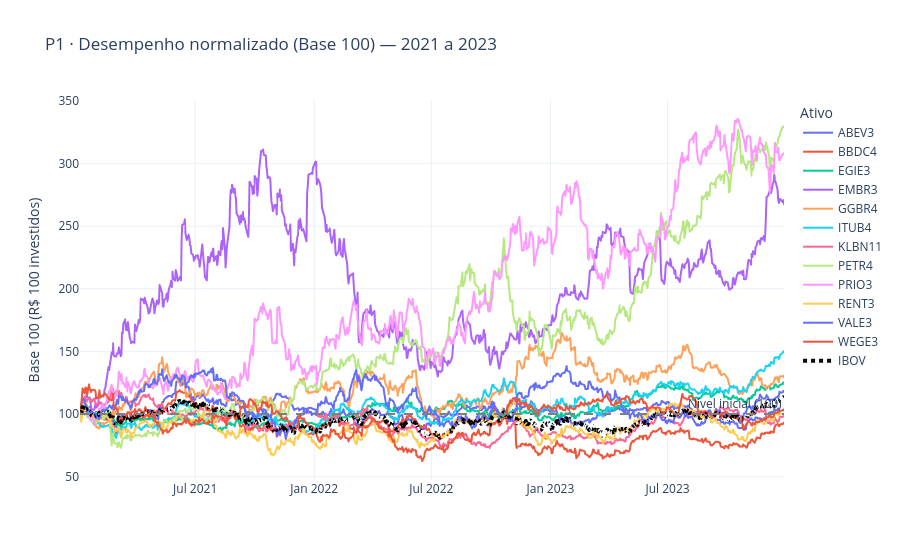

This figure's notebook cell:
### Markdown cell above
## 3. P1 — Rentabilidade comparativa (Base 100)
*Se um investidor aplicasse R$ 100 em cada ativo no início de 2021, quanto teria ao final de 2023?*

### Code cell
fig = px.line(
    diario, x="data", y="base_100", color="codigo",
    title="P1 · Desempenho normalizado (Base 100) — 2021 a 2023",
    labels={"data": "", "base_100": "Base 100 (R$ 100 investidos)", "codigo": "Ativo"},
    template=TEMA,
)
fig.add_hline(y=100, line_dash="dash", line_color="gray", annotation_text="Nível inicial (100)")
fig.update_traces(selector=dict(name="IBOV"), line=dict(width=4, color="black", dash="dot"))
fig.show()

### Figure 1 — Plotly figure (JSON) as saved in the notebook; plotly's stock layout.template omitted (floating-point values rounded to 4 significant figures; data arrays with more than 128 entries replaced by an {"elided": "..."} marker saying what was removed)
{"data": [{"hovertemplate": "Ativo=ABEV3<br>=%{x}<br>Base 100 (R$ 100 investidos)=%{y}<extra></extra>", "legendgroup": "ABEV3", "line": {"color": "#636efa", "dash": "solid"}, "marker": {"symbol": "circle"}, "mode": "lines", "name": "ABEV3", "showlegend": true, "type": "scattergl", "x": {"elided": "745 str values"}, "xaxis": "x", "y": {"elided": "745 float values"}, "yaxis": "y"}, {"hovertemplate": "Ativo=BBDC4<br>=%{x}<br>Base 100 (R$ 100 investidos)=%{y}<extra></extra>", "legendgroup": "BBDC4", "line": {"color": "#EF553B", "dash": "solid"}, "marker": {"symbol": "circle"}, "mode": "lines", "name": "BBDC4", "showlegend": true, "type": "scattergl", "x": {"elided": "745 str values"}, "xaxis": "x", "y": {"elided": "745 float values"}, "yaxis": "y"}, {"hovertemplate": "Ativo=EGIE3<br>=%{x}<br>Base 100 (R$ 100 investidos)=%{y}<extra></extra>", "legendgroup": "EGIE3", "line": {"color": "#00cc96", "dash": "solid"}, "marker": {"symbol": "circle"}, "mode": "lines", "name": "EGIE3", "showlegend": true, "type": "scattergl", "x": {"elided": "745 str values"}, "xaxis": "x", "y": {"elided": "745 float values"}, "yaxis": "y"}, {"hovertemplate": "Ativo=EMBR3<br>=%{x}<br>Base 100 (R$ 100 investidos)=%{y}<extra></extra>", "legendgroup": "EMBR3", "line": {"color": "#ab63fa", "dash": "solid"}, "marker": {"symbol": "circle"}, "mode": "lines", "name": "EMBR3", "showlegend": true, "type": "scattergl", "x": {"elided": "745 str values"}, "xaxis": "x", "y": {"elided": "745 float values"}, "yaxis": "y"}, {"hovertemplate": "Ativo=GGBR4<br>=%{x}<br>Base 100 (R$ 100 investidos)=%{y}<extra></extra>", "legendgroup": "GGBR4", "line": {"color": "#FFA15A", "dash": "solid"}, "marker": {"symbol": "circle"}, "mode": "lines", "name": "GGBR4", "showlegend": true, "type": "scattergl", "x": {"elided": "745 str values"}, "xaxis": "x", "y": {"elided": "745 float values"}, "yaxis": "y"}, {"hovertemplate": "Ativo=ITUB4<br>=%{x}<br>Base 100 (R$ 100 investidos)=%{y}<extra></extra>", "legendgroup": "ITUB4", "line": {"color": "#19d3f3", "dash": "solid"}, "marker": {"symbol": "circle"}, "mode": "lines", "name": "ITUB4", "showlegend": true, "type": "scattergl", "x": {"elided": "745 str values"}, "xaxis": "x", "y": {"elided": "745 float values"}, "yaxis": "y"}, {"hovertemplate": "Ativo=KLBN11<br>=%{x}<br>Base 100 (R$ 100 investidos)=%{y}<extra></extra>", "legendgroup": "KLBN11", "line": {"color": "#FF6692", "dash": "solid"}, "marker": {"symbol": "circle"}, "mode": "lines", "name": "KLBN11", "showlegend": true, "type": "scattergl", "x": {"elided": "745 str values"}, "xaxis": "x", "y": {"elided": "745 float values"}, "yaxis": "y"}, {"hovertemplate": "Ativo=PETR4<br>=%{x}<br>Base 100 (R$ 100 investidos)=%{y}<extra></extra>", "legendgroup": "PETR4", "line": {"color": "#B6E880", "dash": "solid"}, "marker": {"symbol": "circle"}, "mode": "lines", "name": "PETR4", "showlegend": true, "type": "scattergl", "x": {"elided": "745 str values"}, "xaxis": "x", "y": {"elided": "745 float values"}, "yaxis": "y"}, {"hovertemplate": "Ativo=PRIO3<br>=%{x}<br>Base 100 (R$ 100 investidos)=%{y}<extra></extra>", "legendgroup": "PRIO3", "line": {"color": "#FF97FF", "dash": "solid"}, "marker": {"symbol": "circle"}, "mode": "lines", "name": "PRIO3", "showlegend": true, "type": "scattergl", "x": {"elided": "745 str values"}, "xaxis": "x", "y": {"elided": "745 float values"}, "yaxis": "y"}, {"hovertemplate": "Ativo=RENT3<br>=%{x}<br>Base 100 (R$ 100 investidos)=%{y}<extra></extra>", "legendgroup": "RENT3", "line": {"color": "#FECB52", "dash": "solid"}, "marker": {"symbol": "circle"}, "mode": "lines", "name": "RENT3", "showlegend": true, "type": "scattergl", "x": {"elided": "745 str values"}, "xaxis": "x", "y": {"elided": "745 float values"}, "yaxis": "y"}, {"hovertemplate": "Ativo=VALE3<br>=%{x}<br>Base 100 (R$ 100 investidos)=%{y}<extra></extra>", "legendgroup": "VALE3", "line": {"color": "#636efa", "dash": "solid"}, "marker": {"symbol": "circle"}, "mode": "lines", "name": "VALE3", "showlegend": true, "type": "scattergl", "x": {"elided": "745 str values"}, "xaxis": "x", "y": {"elided": "745 float values"}, "yaxis": "y"}, {"hovertemplate": "Ativo=WEGE3<br>=%{x}<br>Base 100 (R$ 100 investidos)=%{y}<extra></extra>", "legendgroup": "WEGE3", "line": {"color": "#EF553B", "dash": "solid"}, "marker": {"symbol": "circle"}, "mode": "lines", "name": "WEGE3", "showlegend": true, "type": "scattergl", "x": {"elided": "745 str values"}, "xaxis": "x", "y": {"elided": "745 float values"}, "yaxis": "y"}, {"hovertemplate": "Ativo=IBOV<br>=%{x}<br>Base 100 (R$ 100 investidos)=%{y}<extra></extra>", "legendgroup": "IBOV", "line": {"color": "black", "dash": "dot", "width": 4}, "marker": {"symbol": "circle"}, "mode": "lines", "name": "IBOV", "showlegend": true, "type": "scattergl", "x": {"elided": "745 str values"}, "xaxis": "x", "y": {"elided": "745 float values"}, "yaxis": "y"}], "layout": {"annotations": [{"showarrow": false, "text": "Nível inicial (100)", "x": 1, "xanchor": "right", "xref": "x domain", "y": 100, "yanchor": "bottom", "yref": "y"}], "legend": {"title": {"text": "Ativo"}, "tracegroupgap": 0}, "shapes": [{"line": {"color": "gray", "dash": "dash"}, "type": "line", "x0": 0, "x1": 1, "xref": "x domain", "y0": 100, "y1": 100, "yref": "y"}], "title": {"text": "P1 · Desempenho normalizado (Base 100) — 2021 a 2023"}, "xaxis": {"anchor": "y", "domain": [0, 1], "title": {"text": ""}}, "yaxis": {"anchor": "x", "domain": [0, 1], "title": {"text": "Base 100 (R$ 100 investidos)"}}}}
